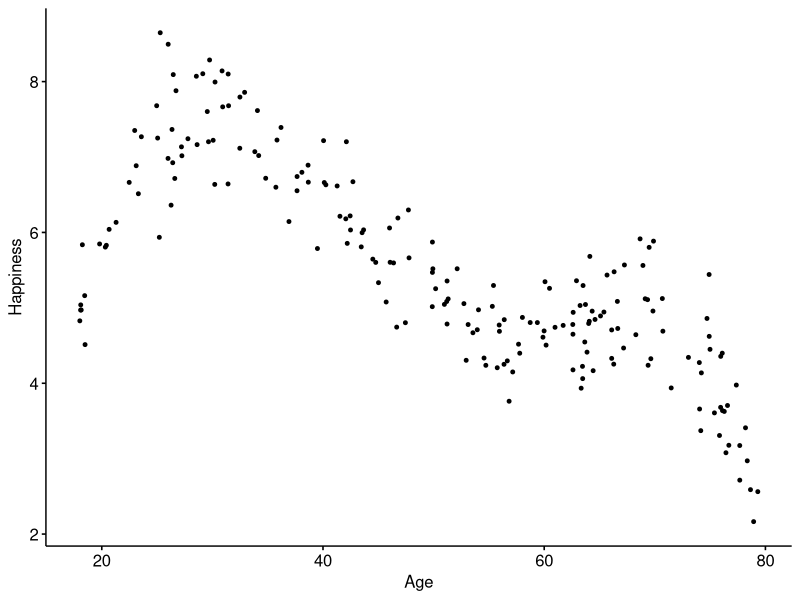
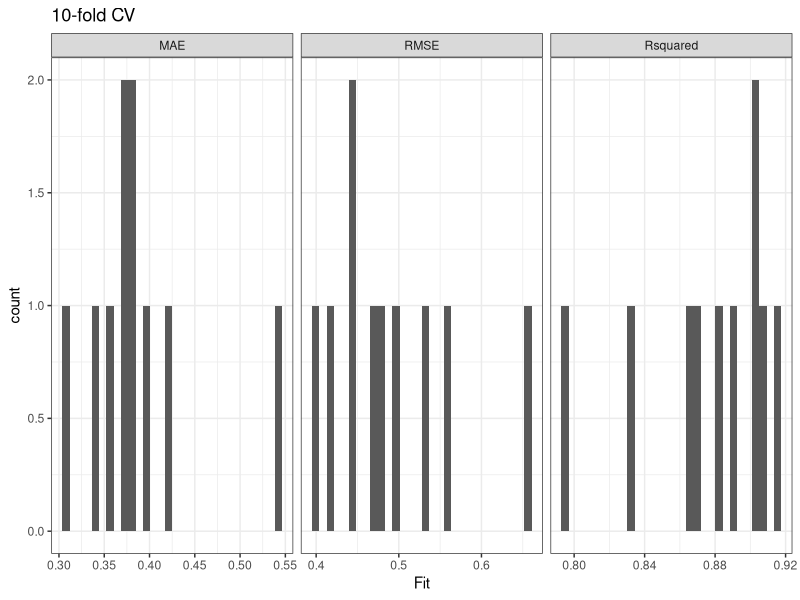
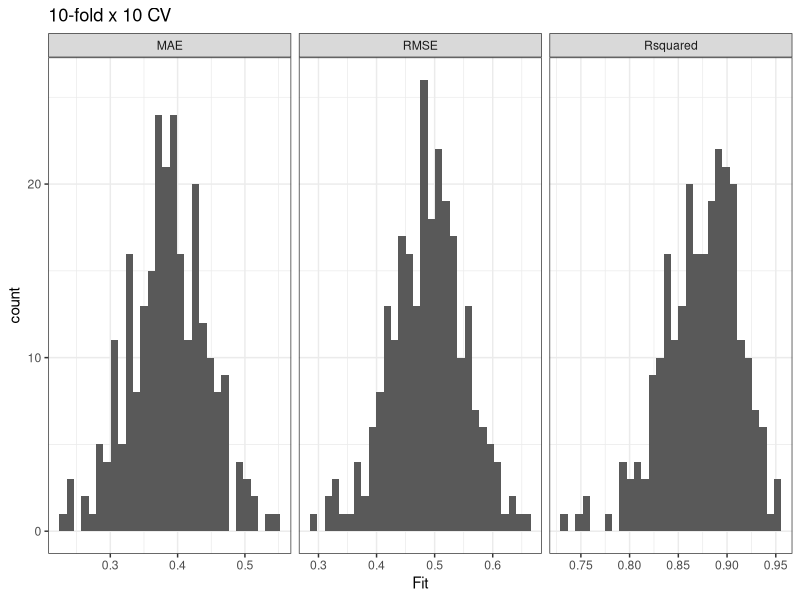

Here is the R script that generated these plots, in order:
## ---- chunk 1
library(tufte)
# invalidate cache when the tufte version changes
knitr::opts_chunk$set(tidy = FALSE, cache.extra = packageVersion('tufte'))
options(htmltools.dir.version = FALSE)
knitr::opts_chunk$set(message = FALSE) #hide messages 
knitr::opts_chunk$set(warning =  FALSE) #hide package warnings 
## ---- chunk 2
set.seed(42)
library(splines)
n <- 200
ID<-1:n
# Uniform distribution of Ages 
X <- runif(n, 18, 80)
Xc<-scale(X,scale=F)
# Our equation to  create Y
slopes=c(400,100,-100,55,-250)
degrees=length(slopes)
s.m<-matrix(slopes,1,5)
X.Spl=matrix(bs(Xc,degrees)[,],n,degrees)
Y = s.m%*%t(X.Spl)+500+rnorm(n, sd=50)
Y=as.numeric(Y)
Happy.Data<-data.frame(Age=X,Happiness=Y/100)
## ---- chunk 3
library(ggpubr) #graph data
ggscatter(Happy.Data, x = "Age", y = "Happiness",
   #add = "loess",  # Add loess
   add.params = list(color = "blue", fill = "lightblue"), # Customize reg. line
   conf.int = TRUE, # Add confidence interval
   cor.coef = FALSE, # Add correlation coefficient. see ?stat_cor
   size = 1 # Size of dots
   )
## ---- chunk 4
library(tidyverse)
library(caret)

set.seed(42)
Happy.Data.Train <- Happy.Data$Happiness %>%
  createDataPartition(p = 0.5, list = FALSE)

# Select rows that were selected
train.data.VD  <- Happy.Data[Happy.Data.Train, ]
# selects rows that were anti-selected
test.data.VD <- Happy.Data[-Happy.Data.Train, ]
## ---- chunk 5
# Build the model
model <- lm(Happiness ~poly(Age, 5), data = train.data.VD)
# Make predictions and compute the RMSE 
predict.train <- model %>% predict(train.data.VD)
predict.test <- model %>% predict(test.data.VD)

Validation.Set.Train<-data.frame(R2.train = R2(predict.train, train.data.VD$Happiness),
            RMSE.train = RMSE(predict.train, train.data.VD$Happiness),
            MAE.train = MAE(predict.train, train.data.VD$Happiness))

Validation.Set.Test<-data.frame(R2.test = R2(predict.test, test.data.VD$Happiness),
            RMSE.test = RMSE(predict.test, test.data.VD$Happiness),
            MAE.test = MAE(predict.test, test.data.VD$Happiness))

knitr::kable(round(Validation.Set.Train,3))
knitr::kable(round(Validation.Set.Test,3))
## ---- chunk 6
# Define training control
set.seed(42) 
train.control <- trainControl(method = "cv", number = 10)
# Train the model
model.caret <- train(Happiness ~ poly(Age,5), data=Happy.Data, method = "lm",
               trControl = train.control)
# Summarize the results
model.caret
## ---- chunk 7
model.caret$resample
## ---- chunk 8

Long.fits.CV10<-model.caret$resample %>% pivot_longer(cols = c(RMSE:MAE),
                                      names_to = "Metric",          
                                      values_to="Fit")

ggplot(data= Long.fits.CV10, aes(x=Fit)) +
  facet_grid(.~Metric, scales = "free_x") + 
  geom_histogram() +
  theme_bw() +
  ggtitle("10-fold CV")
## ---- chunk 9
Summary.CV10<-Long.fits.CV10 %>% group_by(Metric) %>%
  summarise(n=n(),
            M=mean(Fit), 
            SD =sd(Fit))
knitr::kable(Summary.CV10, digits=3)
## ---- chunk 10
model.caret$results
## ---- chunk 11
summary(model.caret)
## ---- chunk 12
set.seed(42)
train.control <- trainControl(method = "repeatedcv",
                              number = 10, repeats = 25)
# Train the model
model.R <- train(Happiness ~ poly(Age,5), data=Happy.Data, method = "lm",
               trControl = train.control)
# Summarize the results
model.R$results
## ---- chunk 13
head(model.R$resample)
## ---- chunk 14
Long.fits.RCV10<-model.R$resample %>% pivot_longer(cols = c(RMSE:MAE),
                                      names_to = "Metric",          
                                      values_to="Fit")

ggplot(data= Long.fits.RCV10, aes(x=Fit)) +
  facet_grid(.~Metric, scales = "free_x") + 
  geom_histogram() +
  theme_bw() +
  ggtitle("10-fold x 10 CV")
## ---- chunk 15
Summary.RCV10<-Long.fits.RCV10 %>% group_by(Metric) %>%
  summarise(n=n(),
            M=mean(Fit), 
            SD =sd(Fit))
knitr::kable(Summary.RCV10, digits=3)
## ---- chunk 16
set.seed(42)
# Define training control
train.control <- trainControl(method = "LOOCV")
# Train the model
model.LOOCV <- train(Happiness ~ poly(Age,5), data=Happy.Data, method = "lm",
               trControl = train.control)
# Summarize the results
model.LOOCV$results
## ---- chunk 17
model.LOOCV$resampled
## ---- chunk 18
# create a bib file for the R packages used in this document
knitr::write_bib(c('base', 'rmarkdown','dplyr','ggpubr','ggplot2','caret','splines'), file = 'skeleton.bib')
